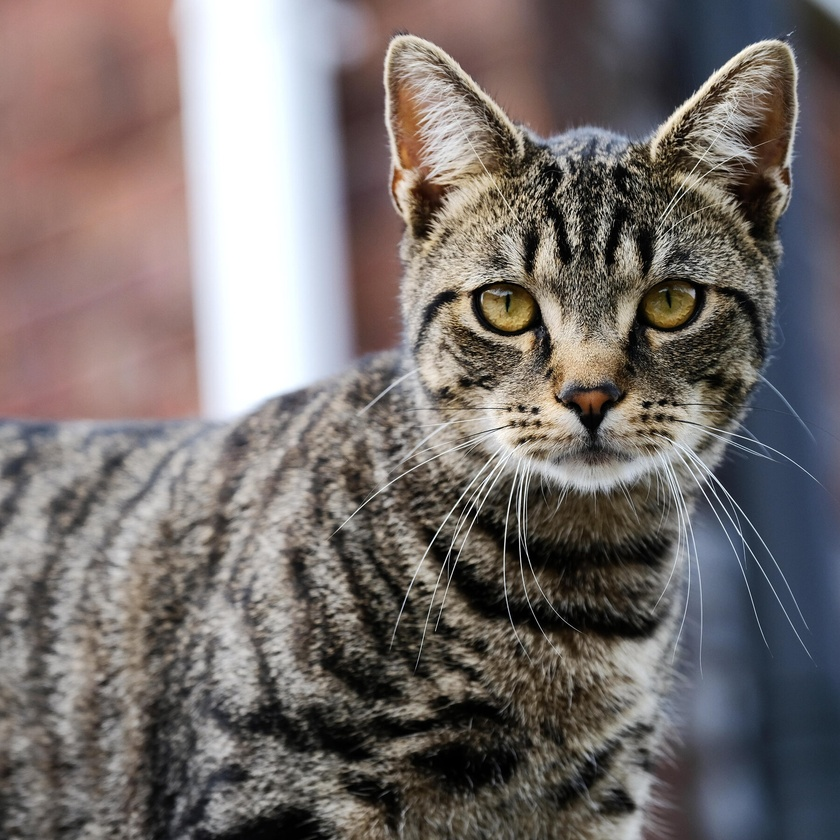
#> input picture cat.jpg, 840 x 840 px, shrunk from 1800 x 1800 before the run, found by its file name
$ python 28.py   (older library calls are emulated)
#> lines starting #> are read from the running program, lines starting #| are printed output that depends on the picture; after the words box and inside, x2 and y2 are one past the last pixel; in counts of white or black regions, pixels touching at a corner belong together
import cv2
import numpy as np
img = cv2.imread(r"C:\Users\venka\OneDrive\Pictures\Saved Pictures\cat.jpg", cv2.IMREAD_GRAYSCALE)
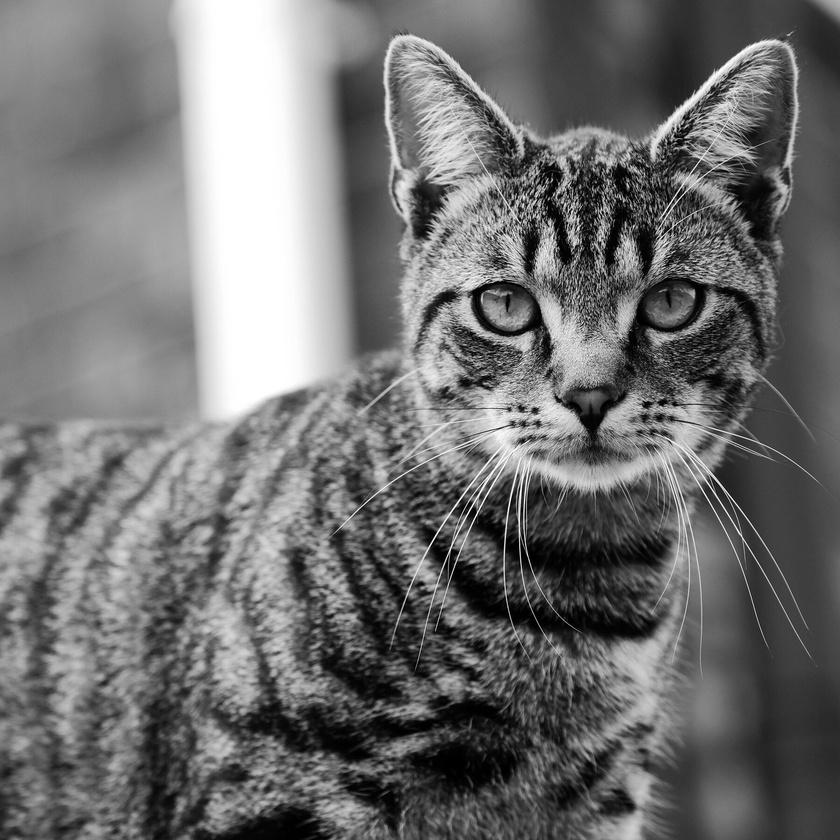
#> img: shape (840, 840); min 0, max 255, mean 112.7
dx = cv2.Sobel(img, cv2.CV_64F, 1, 0)
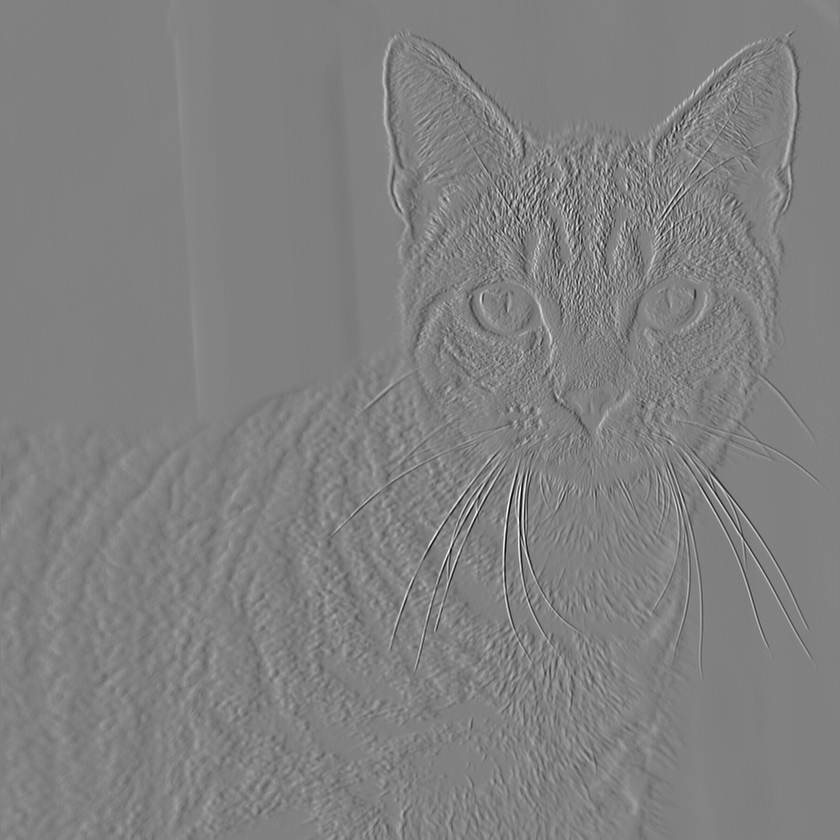
#> dx: shape (840, 840) float64; min -958, max 936, mean -0.4; drawn with min black and max white
dy = cv2.Sobel(img, cv2.CV_64F, 0, 1)
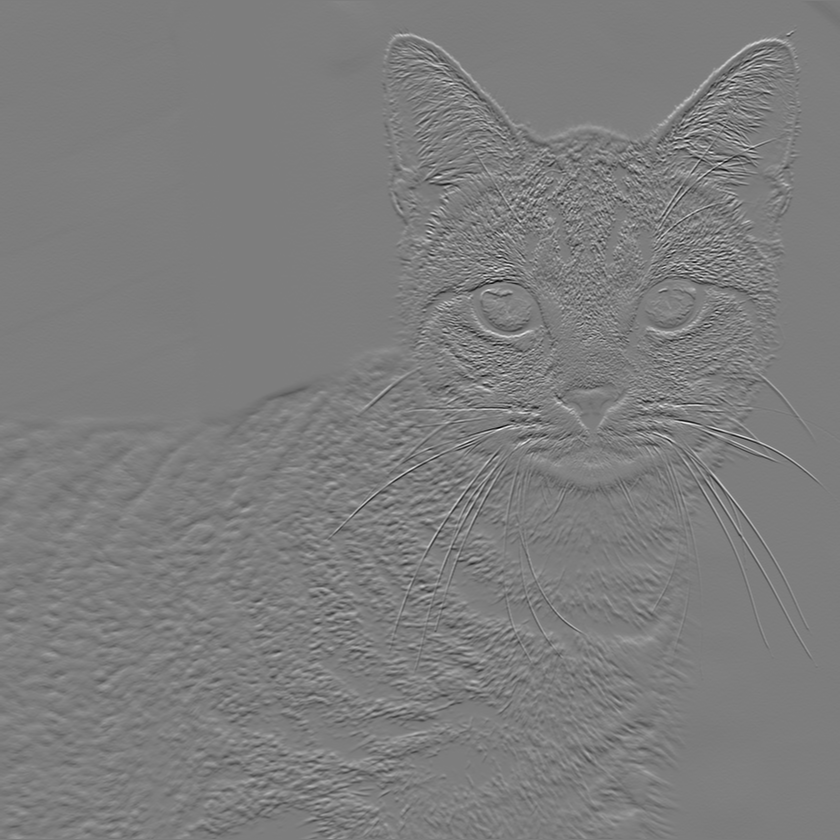
#> dy: shape (840, 840) float64; min -835, max 858, mean -0.6; drawn with min black and max white
edges = cv2.magnitude(dx, dy)
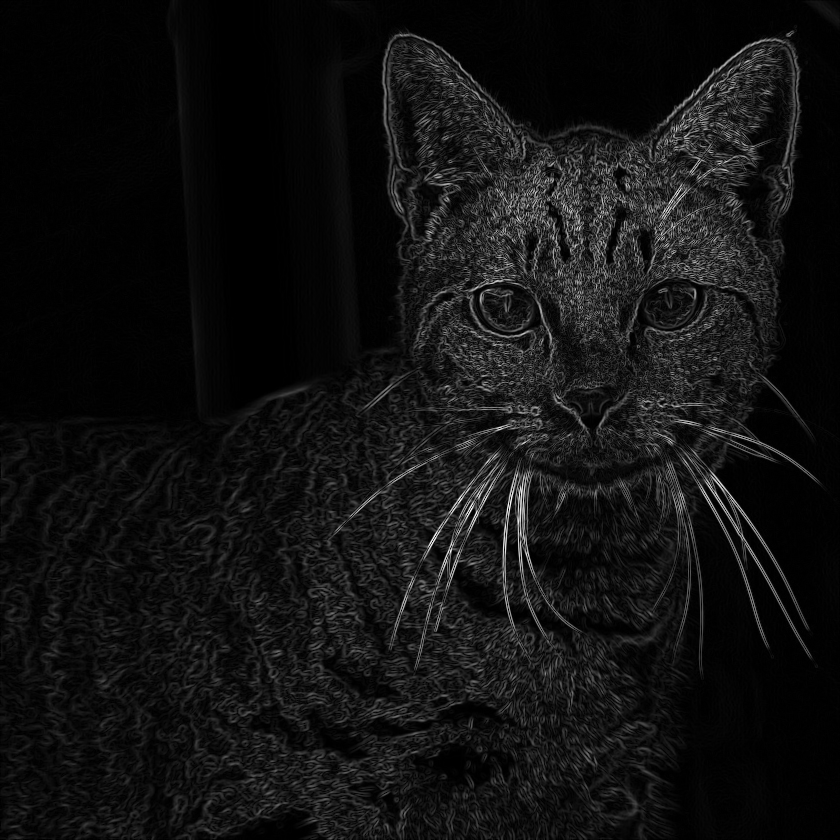
#> edges: shape (840, 840) float64; min 0, max 972.6, mean 68.2; drawn with min black and max white
thresh = 100
edges[edges < thresh] = 0
edges[edges >= thresh] = 255
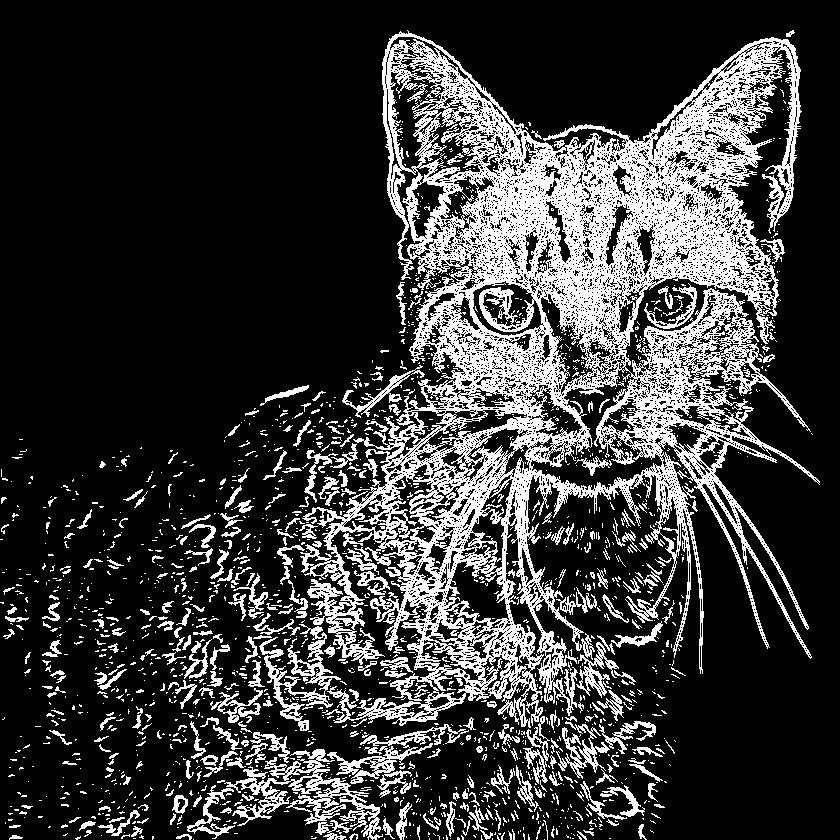
#> edges: shape (840, 840) float64; 22.5% white; 1954 white regions (1617 under 20 px), largest, box (x1, y1, x2, y2) and area: (300, 30, 820, 728) 116211, (224, 749, 383, 840) 3796, (259, 624, 341, 731) 2174
cv2.imshow("Edges", edges)
cv2.waitKey(0)
cv2.destroyAllWindows()
